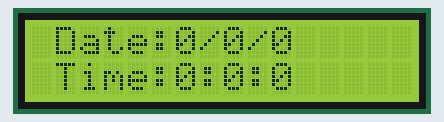
Bench run of a sketch on a simulated Arduino Uno, built for the host (arithmetic inside an expression is 32-bit, double 64-bit). Shown: 16×2 character LCD. What the sketch prints to the serial monitor is not drawn.

Above: at 0.2 s.

The sketch:

Arduino-RTC.ino
```cpp
/*
  DS1307 RTC (Real-Time-Clock) Example

  Uno       A4 (SDA), A5 (SCL)
  Mega      20 (SDA), 21 (SCL)
  Leonardo   2 (SDA),  3 (SCL)
*/

#include <Wire.h>
#include <DS1307.h>
#include <Wire.h>
#include <LiquidCrystal_I2C.h>
LiquidCrystal_I2C lcd(0x20, 16, 2); // run ic2_scanner sketch and get the IC2 address, which is 0x3f in my case,it could be 0x3f in many cases

DS1307 rtc; // Initialize the RTC


void setup()
{
  //init Serial port
  Serial.begin(9600);
  lcd.init();                      // initialize the lcd
  while (!Serial); //wait for serial port to connect - needed for Leonardo only

  //init RTC
  Serial.println("Init RTC...");
  rtc.begin();

  //only set the date+time one time
  rtc.set(0, 0, 8, 17, 04, 2021); //08:00:00 24.12.2014 //sec, min, hour, day, month, year

  //stop/pause RTC
  // rtc.stop();

  //start RTC
  rtc.start();
}


void loop()
{
  uint8_t sec, min, hour, day, month;
  uint16_t year;

  //get time from RTC
  rtc.get(&sec, &min, &hour, &day, &month, &year);

  //serial output
  Serial.print("nTime: ");
  Serial.print(hour, DEC);
  Serial.print(":");
  Serial.print(min, DEC);
  Serial.print(":");
  Serial.print(sec, DEC);
  Serial.print("nDate: ");
  Serial.print(day, DEC);
  Serial.print(".");
  Serial.print(month, DEC);
  Serial.print(".");
  Serial.print(year, DEC);
  // set cursor to first line
  lcd.setCursor(5, 0);
  lcd.backlight();
  lcd.print("Hello!");
  lcd.setCursor(1, 1);
  lcd.print("MICRODIGISOFT");
  //wait a second
  delay(10);

  lcd.clear();
  lcd.setCursor(1, 0);
  lcd.print("Date:");
  lcd.print(day);
  lcd.print("/");
  lcd.print(month);
  lcd.print("/");
  lcd.print(year);
  lcd.setCursor(1, 1);
  lcd.print("Time:");
  lcd.print(hour);
  lcd.print(":");
  lcd.print(min);
  lcd.print(":");
  lcd.print(sec);
  delay(1000);
  lcd.clear();

}
```

Measured:
- what the display in image 0 shows lasts 1.0 s, from 0.1 s to 1.1 s
